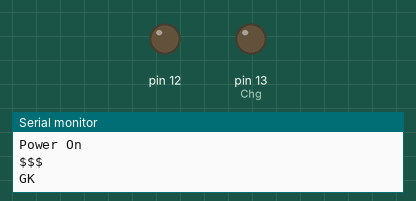
Simulated run of this sketch. Board: Arduino Uno, built with avr-gcc and run on an emulated ATmega328P. Parts: output pins drawn as LEDs (lit = HIGH), the last lines printed to the serial monitor.

Above: at 6.0 s.
At 8.61 s:
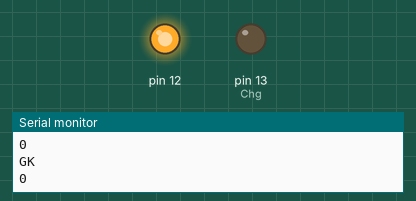
Timing chart, 0 to 9.2 s (numbered marks = the images above):
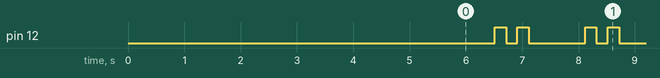

Measured:
- by itself, pin 12: repeats every 1.6 s: LOW 0.20 s, HIGH 0.20 s, LOW 1.0 s, HIGH 0.20 s
- by itself, everything shown: repeats every 1.6 s, in 4 steps

The sketch:

btIndic_rev3.ino
```cpp
int const Ts = 8;
int i, cal;
int const L = 738;
int readVal[L];
int calSamp = 100;
int ss = L / 6;
int secA[14] = {
  1, 1, 1, 1, 1, 1, 1, 1, 1, ss * 5, 1, ss * 3, 1 , ss }; //chg
int secB[14] = {
  1, 1, 1, 1, 1, 1, 1, 1, (L - 1), 1, ss * 4, 1, ss * 2, 1 }; //chg
int trig1 = 8;
int trig2 = 9;
int gkFlag = 0;
int gkT = 1;
int gkF = 0;

void setup()
{
  Serial.begin(57600);          //57600 needed for MINI
  Serial.println("Power On");
  pinMode(13, OUTPUT); //Chg*
  pinMode(12, OUTPUT); //
  delay(510);            //Roving module require 500ms before $$$
  Serial.print("$$$");      //Roving requires no carriage return
  delay(5000);
}

void loop() {
  digitalWrite(12,0);
  digitalWrite(13,0);
  Serial.println("");

  //CONFIRM BT CONNECTION WITH PHONE
   while(1) {

      delay(5);                 //Roving requires 5ms after command
      Serial.flush();
      Serial.println("GK");

      if(Serial.available() == 0)
      {
        gkFlag = Serial.parseInt();
        Serial.println(gkFlag);
        digitalWrite(12,1);
        delay(200);
        digitalWrite(12,0);
        delay(200);
        digitalWrite(12,1);
        delay(200);
        digitalWrite(12,0);
      }
   }
  //    if( gkFlag == 1) {
  //      digitalWrite(13,1);
  //      Serial.println("BT is connected");
  //      Serial.println("---");
  //      break;
  //    }
  //    digitalWrite(13,0);
  //    delay(500);
  //    digitalWrite(13,1);
  //    delay(500);
  //  }
  //
  //  //BEGIN TRIGGER MODE
  //  while(1)
  //  {
  //    Serial.print("$$$");      //Roving requires no carriage return
  //    Serial.flush();
  //    Serial.println("GK");
  //    if(Serial.available()) {
  //      gkFlag = Serial.read();
  //    }
  //
  //    if( gkFlag==0 ) {
  //      Serial.println("BT is disconnected");
  //      digitalWrite(13,0);
  //      delay(100);
  //      digitalWrite(13,1);
  //      delay(100);
  //      break;
  //    }
  //
  //    digitalWrite(12,0);
  //    delay(500);
  //    digitalWrite(12,1);
  //    delay(500);
  //  }

}
```
